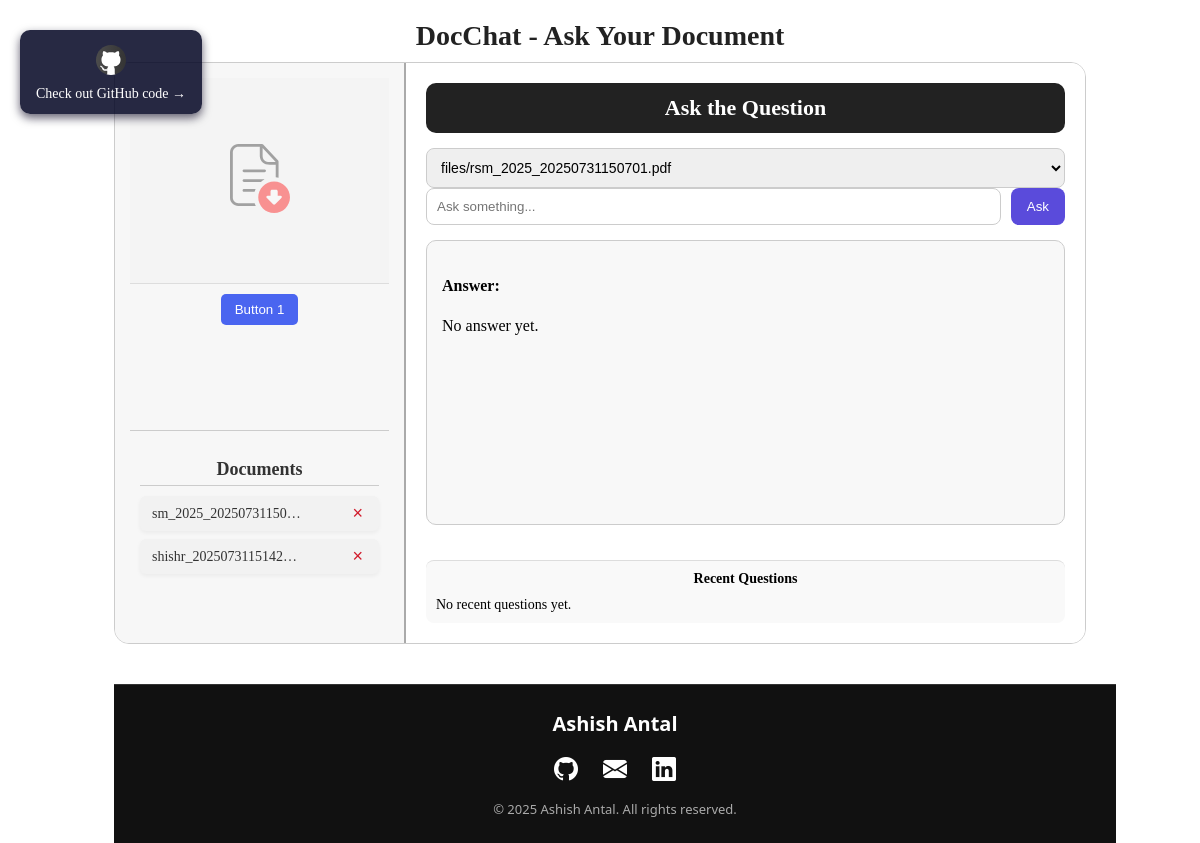
Before: / with the older database file.
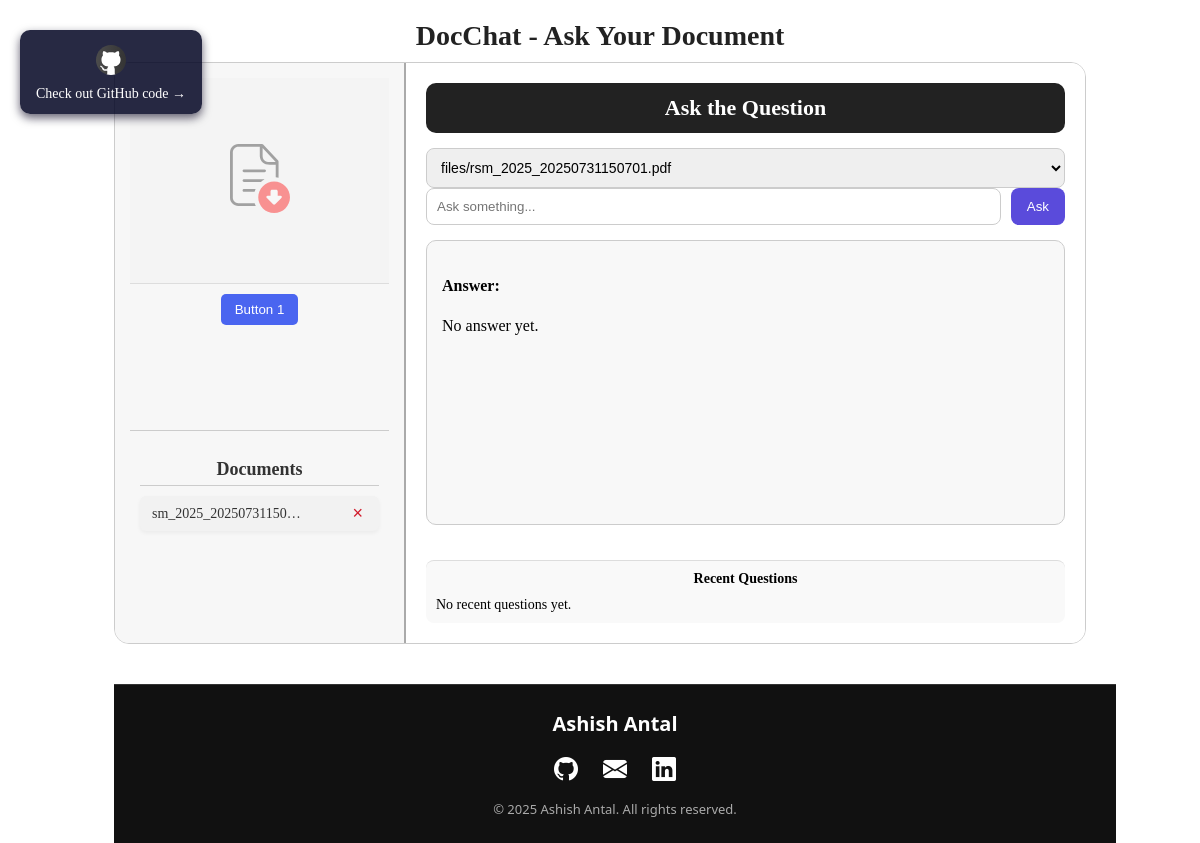
After: the same page with the newer database file.
### core/models.py (models this page shows, shortened)
class Upload(models.Model):
    file = models.FileField(upload_to=upload_path)
    time= models.DateTimeField(auto_now_add=True)
    extract = models.TextField(blank=True, null = True)

### core/views.py (the view, shortened to what this page needs)
# urls.py: path('', views.upload, name='upload'),
def upload(request):
    answer = ""
    context = ""
    text = ""
    base_name = ""
    doc = None
    answer = request.session.pop('answer', '')
    context = request.session.pop('context', '')
    doc_id = request.session.pop('doc_id', None)
    doc = Upload.objects.get(id=doc_id) if doc_id else None
    docs = Upload.objects.all()
    history = ChatHistory.objects.filter(document=doc).order_by('-asked_at') if doc else []
    return render(request, 'core/core.html', {
        'docs': docs,
        'answer': answer,
        'context': context,
        'history': history,
        'history': history,
    })

### templates/core/core.html (shortened to what this page needs)
{% extends 'base.html' %}
{% load static %}
{% block content %}
<div class="main-wrapper">
<div class="header-container">
  <h1 class="headline">DocChat - Ask Your Document</h1>
</div>
<div class="github-sticky">
  <img src="{% static 'images/github.svg' %}" alt="GitHub Icon" class="github-icon">
  <a href="https://github.com/Ashishantal/chatbot/tree/main" class="github-link" target="_blank">
    Check out GitHub code →
  </a>
</div>
  <div class="main-container">
  <div class="left-panel">
   <form method="POST" enctype="multipart/form-data" id="uploadForm">
      <div class="left-top" onclick="triggerFileInput(event)">
      <div id="upload-placeholder">
        <img src="{% static 'images/upload.svg' %}" alt="Upload" class="upload-icon">
      </div>
    </div>
    <div class="left-middle">
      <button class="left-btn">Button 1</button>
    </div>
  </form>
<div class="left-bottom">
    <h3 class="section-title">Documents</h3>
  <div class="document-list">
    {% for doc in docs %}
      <div class="document-item">
        <span class="doc-name">{{ doc.file.name|slice:"7:" }}</span>
        <form method="post" action="{% url 'delete_document' doc.pk %}" style="margin: 0;">
          <button type="submit" class="delete-btn" title="Delete">&times;</button>
        </form>
      </div>
    {% empty %}
      <p style="text-align: center; color: #999;">No documents uploaded</p>
    {% endfor %}
  </div>
</div>
</div>
  <div class="right-panel">
  <div class="right-header">
    Ask the Question
  </div>
  <form method="POST" enctype="multipart/form-data">
  <div class="pdf-select-container">
    <select name="document" id="documentSelect">
      {% for doc in docs %}
        <option value="{{ doc.id }}">{{ doc.file.name }}</option>
      {% empty %}
        <option disabled>No documents uploaded</option>
      {% endfor %}
    </select>
  </div>
  <div class="question-container">
    <input type="text" name="question" placeholder="Ask something..." class="question-input">
    <button class="ask-btn">Ask</button>
  </div>
  </form>
  <div class="answer-container">
    <h4>Answer:</h4>
    <p id="answerText">{% if answer %}{{ answer }}{% else %}No answer yet.{% endif %}</p>
  </div>
<div class="recent-questions">
  <h4>Recent Questions</h4>
  <ul class="question-list">
    {% for item in history %}
      <li class="question-item">
        <strong>Q:</strong> {{ item.question }}<br>
        <strong>A:</strong> {{ item.answer }}
      </li>
    {% empty %}
      <li>No recent questions yet.</li>
    {% endfor %}
  </ul>
</div>
</div>
  </div>
<footer class="custom-footer">
  <div class="footer-name">Ashish Antal</div>
  <div class="footer-icons">
    <a href="https://github.com/Ashishantal" target="_blank"><i class="bi bi-github"></i></a>
    <a href="mailto:ashishash9015@gmail.com"><i class="bi bi-envelope-fill"></i></a>
    <a href="https://www.linkedin.com/in/ashish-antal-165783236/" target="_blank"><i class="bi bi-linkedin"></i></a>
  </div>
  <div class="footer-copy">© 2025 Ashish Antal. All rights reserved.</div>
</footer>
</div>
{% endblock %}

### templates/base.html (shortened to what this page needs)
<!DOCTYPE html>
{% load static %}
<html>
    <head>
        <link rel="stylesheet" href="{% static 'css/style.css' %}">
        <link rel="stylesheet" href="https://cdnjs.cloudflare.com/ajax/libs/font-awesome/6.5.0/css/all.min.css" />
        <link rel="stylesheet" href="https://cdn.jsdelivr.net/npm/bootstrap-icons@1.10.5/font/bootstrap-icons.css">
    </head>
    <body>
       {% block content %}
        {% endblock %}
    </body>
</html>

### static/css/style.css (style rules this page uses)
body, .main-wrapper { margin: 0; padding: 0; box-sizing: border-box; }
.github-sticky { position: fixed; top: 30px; left: 20px; background-color: #000322d8; color: rgb(19, 78, 6); padding: 12px 16px; border-radius: 10px; z-index: 1000; display: flex; flex-direction: column; align-items: center; box-shadow: 0 4px 10px rgba(8, 3, 31, 0.625); }
.github-icon { width: 36px; height: 36px; margin-bottom: 8px; }
.github-link { font-size: 14px; text-decoration: none; color: #ffffff; text-align: center; transition: color 0.3s ease; }
.header-container { width: 100%; display: grid; justify-content: center; align-items: center; margin-top: 20px; margin-bottom: 10px; }
.headline { font-size: 28px; font-weight: bold; color: #222; margin: 0; }
.main-wrapper { height: 100vh; display: grid; justify-content: center; align-items: center; }
.main-container { width: 970px; height: 580px; margin: 0 auto; border: 1px solid #ccc; border-radius: 15px; display: flex; overflow: hidden; }
.left-panel { width: 30%; height: 100%; border-right: 2px solid #aaa; padding: 15px; box-sizing: border-box; background-color: #f7f7f7; }
.right-panel { width: 70%; height: 100%; padding: 15px; box-sizing: border-box; background-color: #fff; }
.right-panel { width: 70%; height: 100%; padding: 20px; display: flex; flex-direction: column; gap: 15px; }
.right-header { text-align: center; font-size: 22px; font-weight: bold; background-color: #222; color: white; padding: 12px; border-radius: 10px; }
.pdf-select-container select { width: 100%; padding: 10px; font-size: 14px; border: 1px solid #ccc; border-radius: 8px; }
.question-container { display: flex; gap: 10px; }
.question-input { flex: 1; padding: 10px; border-radius: 8px; border: 1px solid #ccc; }
.recent-questions { margin-top: 20px; padding: 10px; background-color: #f9f9f9; height: auto; max-height: 150px; overflow-y: auto; border-top: 1px solid #ddd; font-size: 14px; border-radius: 8px; }
.recent-questions h4 { margin: 0 0 10px; text-align: center; font-weight: 600; }
.question-list { list-style: none; padding: 0; margin: 0; }
.ask-btn { padding: 10px 16px; border: none; background-color: #5a4bdb; color: white; border-radius: 8px; cursor: pointer; }
.answer-container { flex: 1; max-height: 50%; overflow-y: auto; background-color: #f8f8f8; padding: 15px; border-radius: 10px; border: 1px solid #ccc; }
form#uploadForm { width: 100%; height: 100%; height: 100%; display: flex; gap: 10px; flex-direction: column; justify-content: space-between; }
.left-panel { width: 30%; height: 100%; border-right: 2px solid #aaa; display: flex; flex-direction: column; }
.left-top { height: 60%; background-color: #f4f4f4; position: relative; display: flex; align-items: center; justify-content: center; overflow: hidden; cursor: pointer; border-bottom: 1px solid #ddd; }
.upload-icon { width: 60px; opacity: 0.4; }
.left-middle { height: 40%; display: flex; align-items: flex-start; justify-content: center; border-bottom: 1px solid #ccc; }
.left-btn { padding: 8px 14px; border: none; border-radius: 5px; background-color: #4a65f0; color: white; cursor: pointer; }
.left-bottom { height: 50%; padding: 10px; overflow-y: auto; position: relative; }
.section-title { text-align: center; margin-bottom: 10px; font-size: 18px; font-weight: 600; color: #333; border-bottom: 1px solid #ccc; padding-bottom: 5px; }
.document-list { display: flex; flex-direction: column; gap: 8px; }
.document-item { display: flex; justify-content: space-between; align-items: center; background-color: #f2f2f2; border-radius: 6px; padding: 8px 12px; box-shadow: 0 2px 4px rgba(0,0,0,0.05); }
.doc-name { font-size: 14px; color: #333; white-space: nowrap; overflow: hidden; text-overflow: ellipsis; max-width: 150px; }
.delete-btn { background: transparent; border: none; font-size: 18px; color: #d11a2a; cursor: pointer; padding: 0 4px; line-height: 1; }
.custom-footer { background-color: #111; width: 100%; color: white; padding: 25px 15px; text-align: center; margin-top: 40px; border-top: 1px solid #333; font-family: 'Segoe UI', sans-serif; }
.footer-name { font-size: 20px; font-weight: 600; margin-bottom: 15px; }
.footer-icons { display: flex; justify-content: center; gap: 25px; margin-bottom: 15px; }
.footer-icons a { color: white; font-size: 24px; transition: color 0.3s ease; }
.footer-copy { font-size: 13px; color: #aaa; }

Changed rows visible on the page:
removed Upload: file.name "shishr_2025073115142…"
